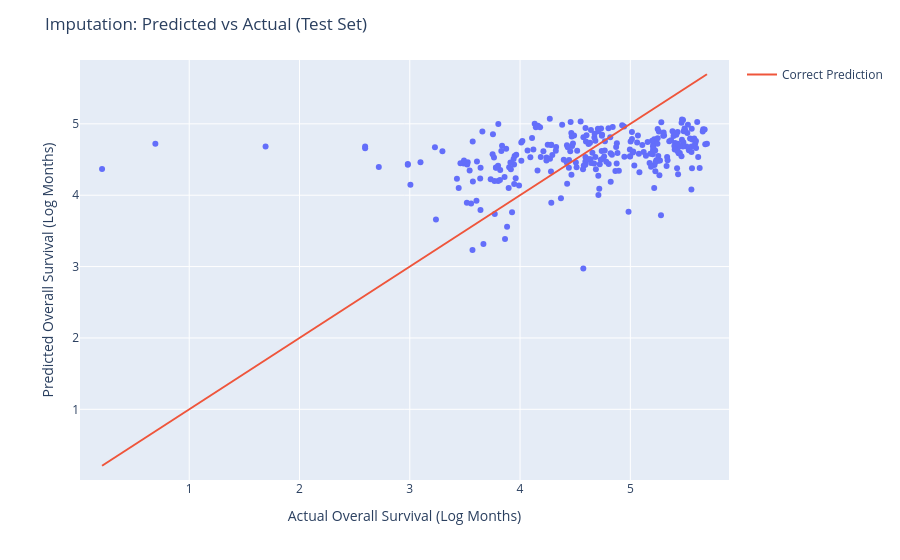

Notebook source saved alongside this figure:
### Code cell
#graph of test data predicted vs actual
fig = px.scatter(x=y_test_im, y=pipeline_im.predict(X_test_im),
                 labels={"x": "Actual Overall Survival (Log Months)", "y": "Predicted Overall Survival (Log Months)"})

fig.add_trace(go.Scatter(
    x=[min(y_test_im), max(y_test_im)],
    y=[min(y_test_im), max(y_test_im)],
    mode="lines",
    name="Correct Prediction"
))

fig.update_layout(title="Imputation: Predicted vs Actual (Test Set)")
fig.update_xaxes(range=[min(y_test_im)-0.2, max(y_test_im)+0.2])
fig.update_yaxes(range=[min(y_test_im)-0.2, max(y_test_im)+0.2])
fig.show()

### Figure 1 — Plotly figure (JSON) as saved in the notebook; plotly's stock layout.template omitted (floating-point values rounded to 4 significant figures; data arrays with more than 128 entries replaced by an {"elided": "..."} marker saying what was removed)
{"data": [{"hovertemplate": "Actual Overall Survival (Log Months)=%{x}<br>Predicted Overall Survival (Log Months)=%{y}<extra></extra>", "legendgroup": "", "marker": {"color": "#636efa", "symbol": "circle"}, "mode": "markers", "name": "", "orientation": "v", "showlegend": false, "type": "scatter", "x": {"elided": "269 float values"}, "xaxis": "x", "y": {"elided": "269 float values"}, "yaxis": "y"}, {"mode": "lines", "name": "Correct Prediction", "type": "scatter", "x": [0.2097, 5.695], "y": [0.2097, 5.695]}], "layout": {"legend": {"tracegroupgap": 0}, "margin": {"t": 60}, "title": {"text": "Imputation: Predicted vs Actual (Test Set)"}, "xaxis": {"anchor": "y", "domain": [0, 1], "range": [0.009721, 5.895], "title": {"text": "Actual Overall Survival (Log Months)"}}, "yaxis": {"anchor": "x", "domain": [0, 1], "range": [0.009721, 5.895], "title": {"text": "Predicted Overall Survival (Log Months)"}}}}
